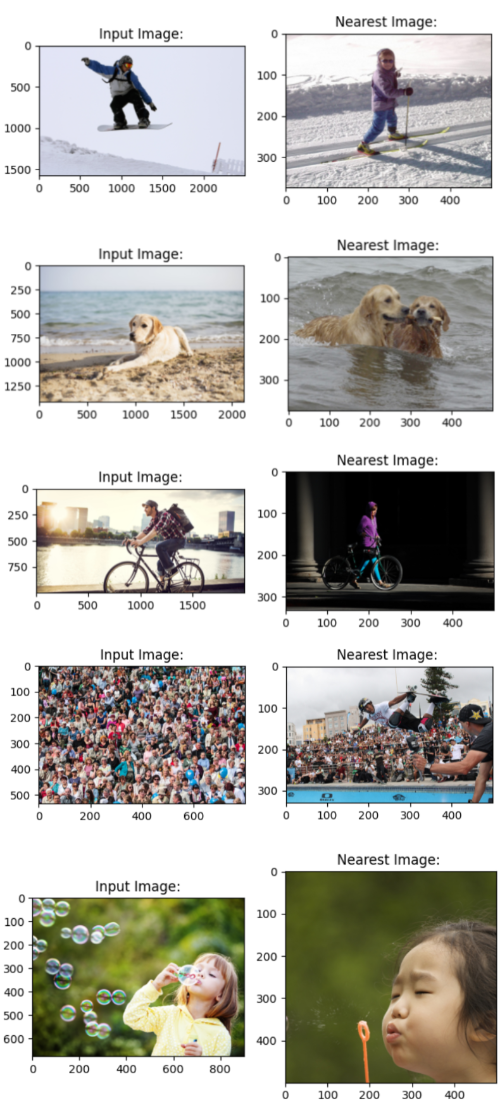

The script that drew this image:
#Import neccessary modules
import numpy as np
import matplotlib.pyplot as plt
import joblib
from zipfile import ZipFile
from PIL import Image
from sklearn.neighbors import KNeighborsClassifier
from keras.applications import InceptionV3
from keras import Model

#Load the InceptionV3 Model, an Image Recognition model developed by Google with a 78.1% accuracy on the ImageNet images
#It uses a mixture of convultion2d layers, max pooling layers, average pooling layers, softmax layers, fully connected layers, concatenation, etc...
#The last layer is the 1000 neuron softmax layer of all the classes, so we will take that out to use the last fully connected layer before that
#The output will be a 2048 dimensional vector which will represent the image and can be used in comparison with other vectors
inception = InceptionV3()
inception = Model(inception.input, inception.layers[-2].output)

def vectorize_image(file_name):
    image = Image.open(file_name)
    image.thumbnail((299,299))
    image = np.expand_dims(np.array(image), axis=0)
    vector = inception(image / 255.0)
    return np.array(vector).reshape(2048,)

image_vectors = []
image_files = []
with ZipFile('C:/Users/arnie2014/Desktop/Images.zip') as zip_fi:
    for entry in zip_fi.infolist():
        with zip_fi.open(entry) as file:
            vector = vectorize_image(file)
            image_vectors.append(vector)
            
            file_name = str(file).split("name='")[1].split("'")[0]
            image_files.append(file_name)
image_vectors = np.array(image_vectors)
image_files = np.ravel(np.array(image_files))

model = KNeighborsClassifier(1).fit(image_vectors, image_files)
joblib.dump(model, 'nearest_image.sav')
model = joblib.load('nearest_image.sav')

def find_image(file_name):
    with ZipFile('C:/Users/arnie2014/Desktop/Images.zip') as zip_fi:
        for entry in zip_fi.infolist():
            if file_name in str(entry):
                with zip_fi.open(entry) as file:
                    return np.array(Image.open(file))

def predict_image(file_name):
    vector = vectorize_image(file_name).reshape(1,2048)
    pred_file = model.predict(vector)[0]
    image_pred = find_image(pred_file)

    fig, axes = plt.subplots(1, 2)
    original_img = np.array(Image.open(file_name))
    axes[0].imshow(original_img)
    axes[0].set_title('Input Image:')
    axes[1].imshow(image_pred)
    axes[1].set_title('Nearest Image: ')
    fig.tight_layout()
    plt.show()
